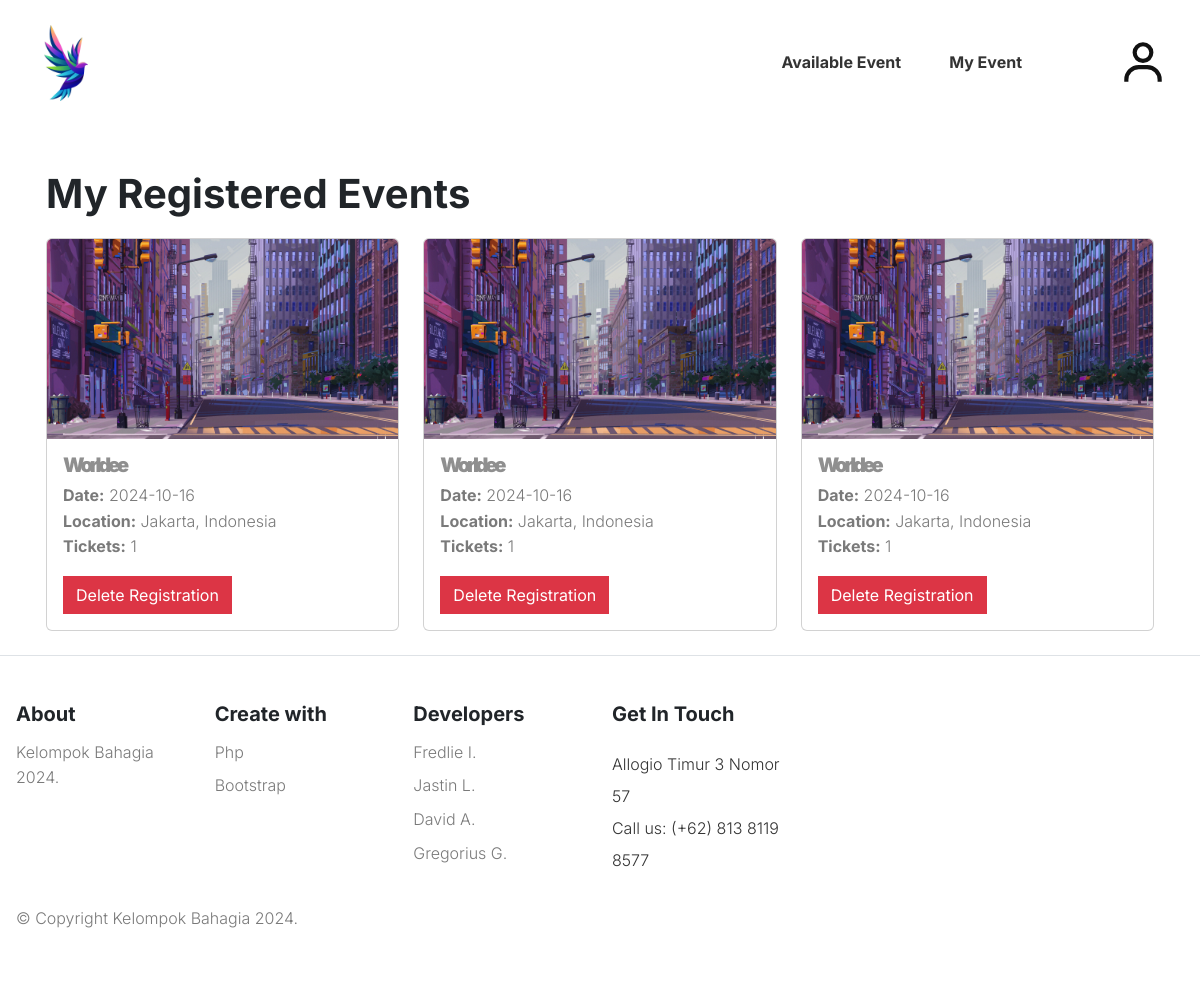
Screenshot of /myevent.php (signed in) with the database file from the repository.
### tables this page shows
CREATE TABLE `registrations` (
  `registration_id` int(11) NOT NULL,
  `user_id` int(11) NOT NULL,
  `event_id` int(11) NOT NULL,
  `registration_date` timestamp NOT NULL DEFAULT current_timestamp(),
  `tickets` int(11) NOT NULL DEFAULT 1
);

CREATE TABLE `events` (
  `id_events` int(11) NOT NULL,
  `event_name` varchar(255) NOT NULL,
  `date_time` date NOT NULL,
  `max_capacity` int(11) NOT NULL,
  `location` varchar(225) NOT NULL,
  `description` text NOT NULL,
  `photo` varchar(225) NOT NULL,
  `created_at` timestamp NOT NULL DEFAULT current_timestamp(),
  `status` varchar(30) DEFAULT NULL
);

### eventsaya.php (the view, shortened to what this page needs)
<?php
require "connect.php";
$user_id = $_SESSION['user_id'];
$sql = "SELECT e.*, r.registration_id
        FROM events e
        JOIN registrations r ON e.id_events = r.event_id
        WHERE r.user_id = ?";
$stmt = $conn->prepare($sql);
$stmt->bind_param("i", $user_id);
$stmt->execute();
$result = $stmt->get_result();
if ($result->num_rows > 0) {
    echo '<div class="container mt-5">';
    echo '  <h1 class="mb-4">My Registered Events</h1>';
    echo '  <div class="row">';
    while ($row = $result->fetch_assoc()) {
        $event_id = $row['id_events'];
        $ticket_query = "SELECT tickets AS user_tickets
                         FROM registrations
                         WHERE event_id = ? AND user_id = ?";
        $ticket_stmt = $conn->prepare($ticket_query);
        $ticket_stmt->bind_param("ii", $event_id, $user_id);
        $ticket_stmt->execute();
        $ticket_result = $ticket_stmt->get_result();
        $user_tickets = 0;
        if ($ticket_result && $ticket_result->num_rows > 0) {
            $ticket_row = $ticket_result->fetch_assoc();
            $user_tickets = $ticket_row['user_tickets'] ?? 0;
        }
        echo '<div class="col-md-4 mb-4">';
        echo '  <div class="card">';
        echo '    <img src="' . htmlspecialchars($row['photo']) . '"
                        class="card-img-top"
                        alt="' . htmlspecialchars($row['event_name']) . '"
                        style="height: 200px; object-fit: cover;">';
        echo '    <div class="card-body">';
        echo '      <h5 class="card-title">' . htmlspecialchars($row['event_name']) . '</h5>';
        echo '      <p class="card-text">';
        echo '        <strong>Date:</strong> ' . htmlspecialchars($row['date_time']) . '<br>';
        echo '        <strong>Location:</strong> ' . htmlspecialchars($row['location']) . '<br>';
        echo '        <strong>Tickets:</strong> ' . $user_tickets;
        echo '      </p>';
        echo '      <form method="POST" action="delete_registration.php">';
        echo '        <button type="submit" class="btn btn-danger">Delete Registration</button>';
        echo '      </form>';
        echo '    </div>';
        echo '  </div>';
        echo '</div>';
    }
    echo '  </div>';
    echo '</div>';
} else {
    echo '<p>No registered events found.</p>';
}
?>

### style.css (style rules this page uses)
body { --heading-font: "Inter", Roboto, sans-serif; --heading-font-weight: 400; --heading-color: var(--bs-dark); --heading-line-height: 1.24; --swiper-theme-color: var(--bs-primary); --swiper-pagination-bottom: 0; --custom-easing: cubic-bezier(.17,.67,.83,.67); --bs-body-font-family: "Inter", Roboto, sans-serif; --bs-body-font-size: 1rem; --bs-body-font-weight: 400; --bs-body-line-height: 1.7; --bs-body-color: #8f8f8f; --bs-body-color-rgb: 143, 143, 143; --bs-primary: #ce071e; --bs-primary-dark: #8d0414; --bs-secondary: #6c757d; --bs-black: #111; --bs-light: #F1F1F0; --bs-dark: #212529; --bs-gray: #9aa1a7; --bs-gray-dark: #51565b; --bs-primary-rgb: 206, 7, 30; --bs-secondary-rgb: 108, 117, 125; --bs-black-rgb: 17, 17, 17; --bs-light-rgb: 241, 241, 240; --bs-dark-rgb: 33, 37, 41; --bs-link-color: var(--bs-dark); --bs-link-color-rgb: 17, 17, 17; --bs-link-decoration: underline; --bs-link-hover-color: var(--bs-primary); --bs-link-hover-color-rgb: 17, 17, 17; }
h1, .h1, h2, .h2, h3, .h3, h4, .h4, h5, .h5, h6, .h6 { font-family: var(--heading-font); font-weight: var(--heading-font-weight); color: var(--heading-color); line-height: var(--heading-line-height); }
.btn { --bs-btn-border-radius: 0; }
.container, .container-fluid, .container-lg, .container-md, .container-sm, .container-xl, .container-xxl { --bs-gutter-x: 2.5rem; }
:root { --accent-color: #333; --black-color: #000; --dark-color: #111; --gray-color-100: #F1F1F1; --gray-color-200: #E1E1E1; --gray-color-300: #D1D1D1; --gray-color-400: #ced4da; --gray-color-500: #adb5bd; --dark-gray-color: #7A7A7A; --bs-light-rgb: rgba(255, 255, 255, 1); --light-color: #fff; --swiper-theme-color: #111 !important; }
:root { --body-font: "Inter", sans-serif; --heading-font: "Inter", sans-serif; --extra-font: "Playfair Display", sans-serif; --subheading-font: "Petit Formal Script", sans-serif; }
.container, .container-fluid, .container-lg, .container-md, .container-sm, .container-xl, .container-xxl { --bs-gutter-x: 2rem; }
*, *::before, *::after { -webkit-box-sizing: border-box; -moz-box-sizing: border-box; box-sizing: border-box; }
html { box-sizing: border-box; }
body { font-family: var(--body-font); font-weight: 300; line-height: 1.6; color: var(--accent-color); margin: 0; }
p { color: var(--dark-gray-color); }
b, strong { font-weight: bold; }
h1, h2, h3, h4, h5 { font-family: var(--heading-font); font-weight: 700; line-height: 1; }
.banner-content .banner-title, .card .card-title { font-weight: 900; line-height: 1em; letter-spacing: -0.2rem; }

### rows the page displays
registrations: event.photo (picture), event.event_name "Worldee", event.date_time "2024-10-16", event.location "Jakarta, Indonesia", user_tickets "1"
registrations: event.photo (picture), event.event_name "Worldee", event.date_time "2024-10-16", event.location "Jakarta, Indonesia", user_tickets "1"
registrations: event.photo (picture), event.event_name "Worldee", event.date_time "2024-10-16", event.location "Jakarta, Indonesia", user_tickets "1"
